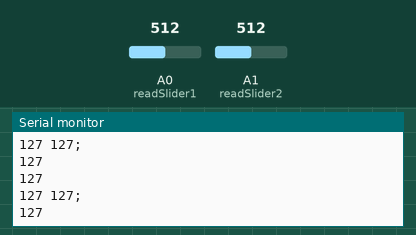
Bench run of a sketch on a simulated Arduino Uno, built with avr-gcc and run on an emulated ATmega328P. On the bench: the last lines printed to the serial monitor. The test bench sets the inputs (shaded band); at power-on: A0 (readSlider1) = 512, A1 (readSlider2) = 512. No radio packets arrive unless stated.

Above: at 1.5 s.
1.6 s: A0 (readSlider1) set to 716
At 2.0 s:
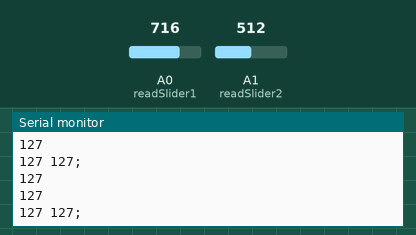
3.1 s: A1 (readSlider2) set to 716
At 3.1 s:
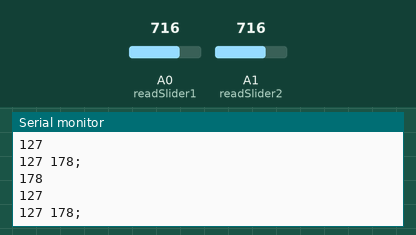
4.6 s: A0 (readSlider1) set to 900
At 5.5 s:
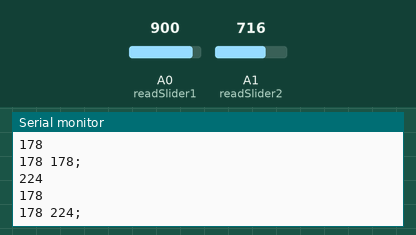
6.1 s: A1 (readSlider2) set to 900
At 6.9 s:
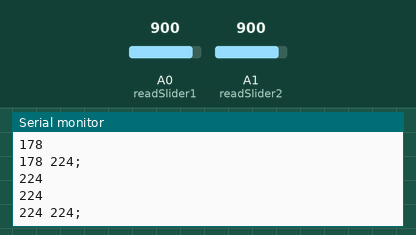
Timing chart, 0 to 8.6 s (numbered marks = the images above; inputs shaded):
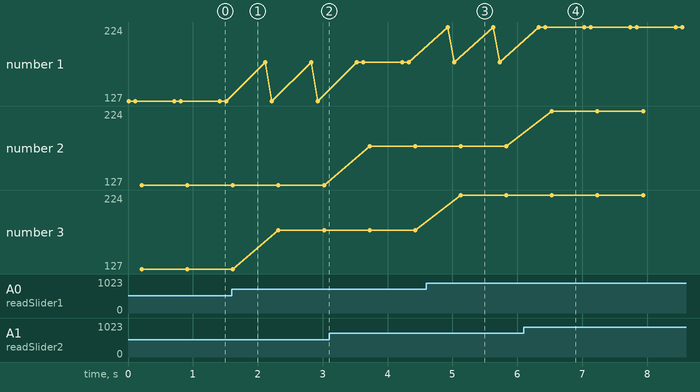

Measured:
- after the input at 4.6 s, the serial monitor: prints a new line after 0.33 s (image 3)
- after the input at 6.1 s, the serial monitor: prints a new line after 0.43 s (image 4)
- plotted number 3: 127 → 178 after the input at 1.6 s, 178 → 224 after the input at 4.6 s

The sketch:

uno_server.ino
```cpp
#include <SPI.h>
#include "RF24.h"

RF24 rf24(7, 8); // CE腳, CSN腳

const byte addr[] = "1Node";
const int readSlider1 = A0;
const int readSlider2 = A1;

int ToOtherRight = 0;
int ToOtherLeft = 0;

void setup() {
  Serial.begin(115200);
  rf24.begin();
  rf24.setChannel(83);       // 設定頻道編號
  rf24.openWritingPipe(addr); // 設定通道位址
  rf24.setPALevel(RF24_PA_MIN);   // 設定廣播功率
  rf24.setDataRate(RF24_250KBPS); // 設定傳輸速率
  rf24.stopListening();       // 停止偵聽；設定成發射模式

  pinMode(readSlider1, INPUT);
  pinMode(readSlider2, INPUT);

  rf24.begin();
  rf24.setChannel(83);       // 設定頻道編號
  rf24.openWritingPipe(addr); // 設定通道位址
  rf24.setPALevel(RF24_PA_MIN);   // 設定廣播功率
  rf24.setDataRate(RF24_250KBPS); // 設定傳輸速率
  rf24.stopListening();       // 停止偵聽；設定成發射模式
}

void loop() {
  ToOtherRight = slider(readSlider1);
  ToOtherLeft = slider(readSlider2);
  SendClient(ToOtherLeft, ToOtherRight);
}


void SendClient(int sendToOtherL, int sendToOtherR) {
  char msgTempA[16] = "0";
  char msgTempB[16] = "0";
  char msg[16] = "0";
  int set = sendToOtherL;    // FirstData
  int flag = 0, flagB = 0;
  while (set > 0) {
    msgTempA[flag] = char(set % 10) + '0';
    set = set / 10;
    flag++;
  }
  for (int s = 0; s < flag; s++) {
    msg[s] = msgTempA[flag - s - 1];
  }
  msg[flag++] = ' ';

  set = sendToOtherR;    // SecondData
  flagB = 0;
  while (set > 0) {
    msgTempB[flagB] = char(set % 10) + '0';
    set = set / 10;
    flagB++;
  }
  for (int s = 0; s < flagB; s++) {
    msg[s + flag] = msgTempB[flagB - s - 1];
  }

  msg[flag + flagB] = ';';
  Serial.println(msg);
  //Serial.println(output);
  rf24.write(&msg, sizeof(msg));  // 傳送資料
  delay(500);
}


int slider(int slider) {
  int sli = analogRead(slider);
  int value = int(map(sli, 0, 1024, 0, 255));
  Serial.println(value);
  delay(100);
  return value ;
}
```
